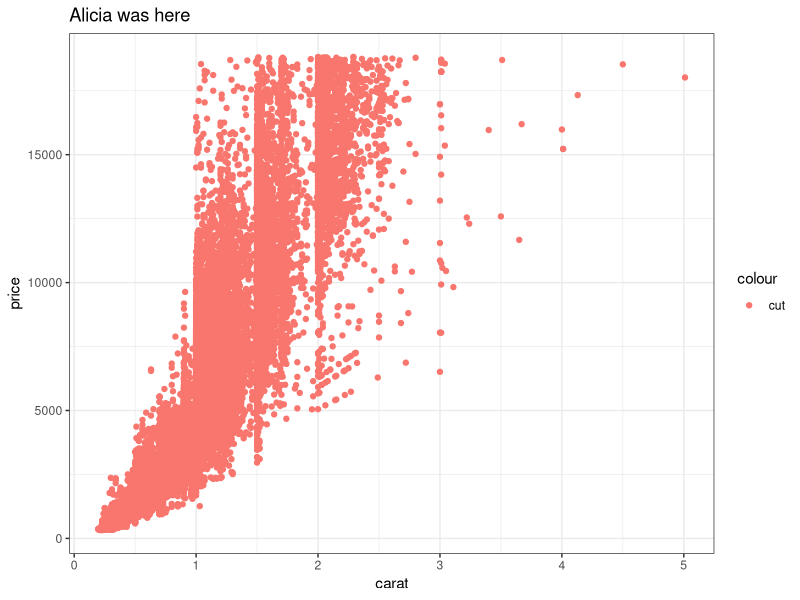
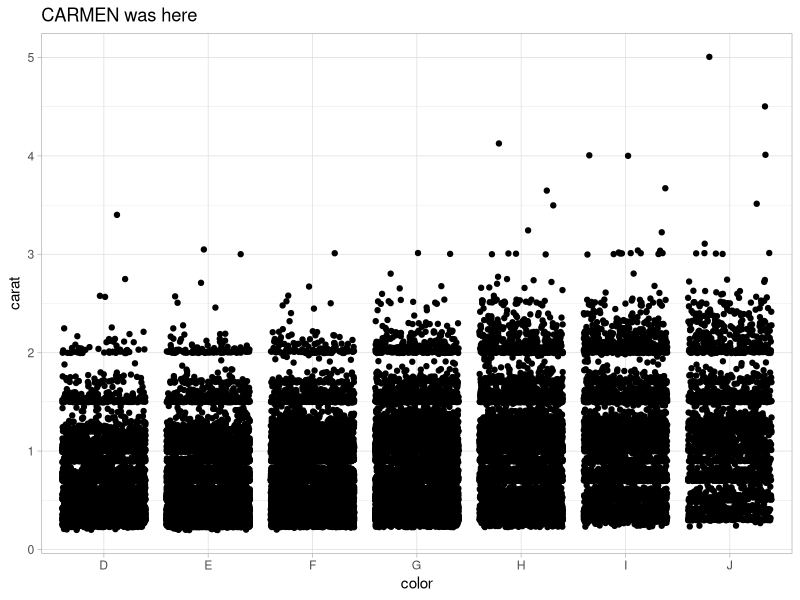
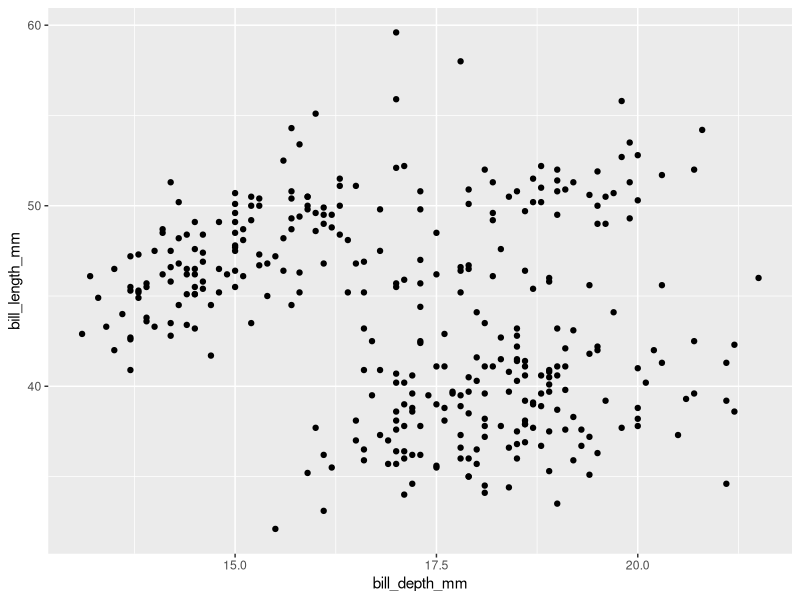

Source code (R) for these figures, in order:
## ---- chunk 1
knitr::opts_chunk$set(echo = TRUE)
library(tidyverse)
## ---- chunk 2
# Partner 1: 
# Run the code below to see the original graph
# Change the code below to make the point color change based on 'cut', and update the theme to theme_bw(). Update the title to include your first name. 

ggplot(data = diamonds, aes(x = carat, y = price)) +
  geom_point(aes(color = "cut")) +
  theme_bw() +
  labs(title = "Alicia was here")
## ---- chunk 3
# Partner 2: 
# Run the code below to see the original graph
# Change the code below to make the geom a geom_jitter, and update the theme to theme_light. Update the title to include your first name. 

ggplot(data = diamonds, aes(x = color, y = carat)) +
  geom_jitter() +
  theme_light() +
  labs(title = "CARMEN was here")
## ---- chunk 4

## BREAKING THINGS IS FUN SOMETIMES

## wooohooooo, hi Carmen! 

## :) 

# it is ! :D
## ---- chunk 5
# Hi Alicia!
# because nothing is complete without those Palmer penguins
library(palmerpenguins)

ggplot( data = penguins, aes(x=bill_depth_mm, y=bill_length_mm))+
  geom_point()
